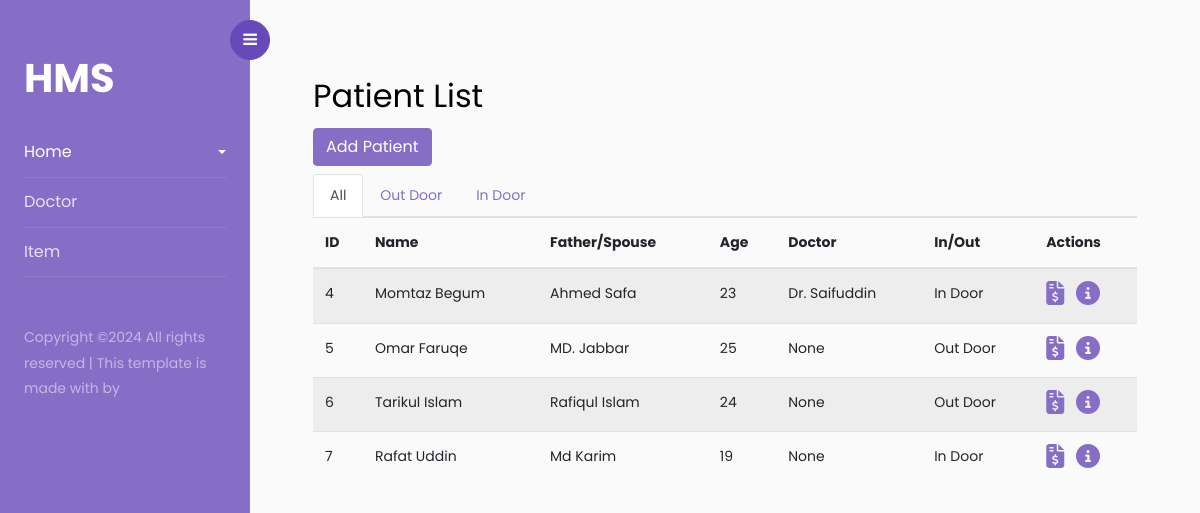
Page /patient/ on the earlier database version.
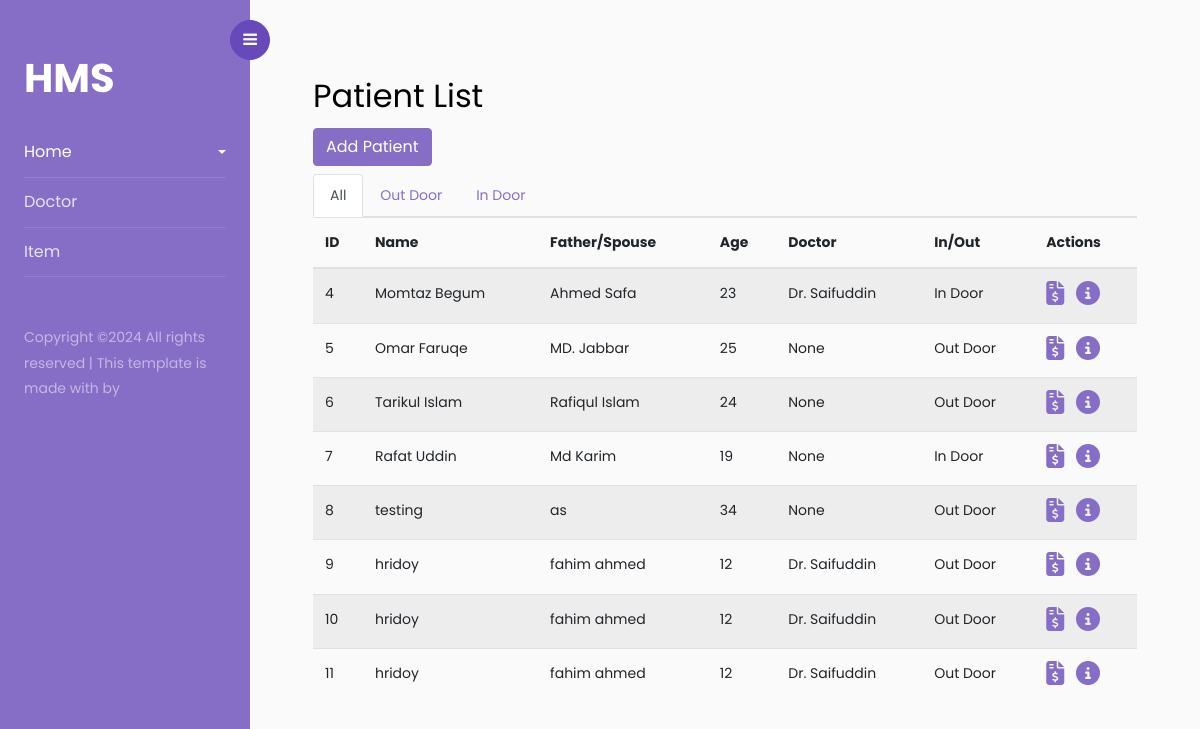
Same page on the later database version.
### bnh/models.py (models this page shows, shortened)
class Patient(models.Model):
    patient_type = models.CharField(max_length=50, choices=admit_type)
    name = models.CharField(max_length=120)
    father = models.CharField(max_length=120)
    mother = models.CharField(max_length=120, blank=True, null=True)
    gender = models.CharField(max_length=50, choices=gender_ch)
    address = models.CharField(max_length=250)
    ref_by = models.CharField(max_length=120, blank=True, null=True)
    doctor = models.ForeignKey(Doctor, on_delete=models.SET_NULL, null=True, blank=True)
    age =  models.IntegerField(default=0)
    mobile = models.CharField(max_length=50)
    bed_no = models.CharField(max_length=50, blank=True, null=True)
    cabin = models.CharField(max_length=50, blank=True, null=True)
    b_group = models.CharField(max_length=50, choices=b_group, blank=True, null=True)
    times_of_visit = models.IntegerField(default=0)
    admit_time = models.DateTimeField(auto_now=True)

class Doctor(models.Model):
    name = models.CharField(max_length=120)
    dc_degree = models.CharField(max_length=120)
    address = models.CharField(max_length=200)
    status = models.CharField(max_length=50, choices=dc_status)
    gender = models.CharField(max_length=50, choices=gender_ch)
    fees = models.IntegerField(blank=True, null=True)
    def __str__(self):
        return self.name

### bnh/views.py (the view)
# urls.py: path('patient/', patient_list, name='patient-list'),
def patient_list(request):
    filter_type = request.GET.get('type')
    if filter_type:
        patient_list = Patient.objects.filter(patient_type=filter_type)
    else:
        patient_list = Patient.objects.all()
    context = {
        'patient_list':patient_list
    }
    return render(request, 'patient_list.html', context)

### bnh/templates/patient_list.html (shortened to what this page needs)
{%extends 'base.html'%}
{% block content %}
<div class="container mt-4">
    <h2>Patient List</h2>
    <a href="{% url 'bnh:create-patient' %}" class="btn btn-primary mb-2" style="color:white;">
        Add Patient
    </a>
    <ul class="nav nav-tabs">
        <li class="nav-item">
          <a id="allFilter" class="nav-link" href="{% url 'bnh:patient-list' %}">All</a>
        </li>
        <li class="nav-item">
          <a id="outDoor" class="nav-link" href="{% url 'bnh:patient-list' %}?type=Out%20Door">Out Door</a>
        </li>
        <li class="nav-item">
          <a id="inDoor" class="nav-link" href="{% url 'bnh:patient-list' %}?type=In%20Door">In Door</a>
        </li>
      </ul>
    <table class="table table-striped">
        <thead>
            <tr>
                <th>ID</th>
                <th>Name</th>
                <th>Father/Spouse</th>
                <th>Age</th>
                <th>Doctor</th>
                <th>In/Out</th>
                <th>Actions</th>
            </tr>
        </thead>
        <tbody>
            {% for patient in patient_list %}
                <tr>
                    <td>{{ patient.id }}</td>
                    <td>{{ patient.name }}</td>
                    <td>{{ patient.father }}</td>
                    <td>{{ patient.age }}</td>
                    <td>{{ patient.doctor }}</td>
                    <td>{{ patient.patient_type }}</td>
                    <td>
                        <a href="{% url 'bnh:bill-list' patient.id %}"><i style="font-size: 1.5rem;" class="fa-solid fa-file-invoice-dollar"></i></a>
                        <a class="ml-2" href="{% url 'bnh:patient-detail' patient.id %}"><i style="font-size: 1.5rem;" class="fa-solid fa-circle-info"></i></a>
                    </td>
                </tr>
            {% endfor %}
        </tbody>
    </table>
</div>
{% endblock content %}

### bnh/templates/base.html (shortened to what this page needs)
{% load static %}
<!doctype html>
<html lang="en">
  <head>
		<link rel="stylesheet" href="https://stackpath.bootstrapcdn.com/font-awesome/4.7.0/css/font-awesome.min.css">
		<link rel="stylesheet" href="{% static 'css/style.css'%}">
  </head>
  <body>
		<div class="wrapper d-flex align-items-stretch">
			<nav id="sidebar">
				<div class="custom-menu">
					<button type="button" id="sidebarCollapse" class="btn btn-primary">
	          <i class="fa fa-bars"></i>
	        </button>
        </div>
				<div class="p-4 pt-5">
		  		<h1><a href="" class="logo">HMS</a></h1>
	        <ul class="list-unstyled components mb-5">
	          <li class="active">
	            <a href="#homeSubmenu" data-toggle="collapse" aria-expanded="false" class="dropdown-toggle">Home</a>
	          </li>
	          <li>
	              <a href="{%url 'bnh:doctor' %}">Doctor</a>
	          </li>
	          <li>
	              <a href="{%url 'bnh:item-list' %}">Item</a>
	          </li>
	        </ul>
	        <div class="footer">
	        	<p>
						  Copyright &copy; All rights reserved | This template is made with  by <a href="https://colorlib.com" target="_blank"></a>
						  </p>
	        </div>
	      </div>
    	</nav>
      <div id="content" class="p-4 p-md-5 pt-5">
        {% block content %}{% endblock content %}
		</div>
  </body>
</html>

Differences in the rows shown:
added Patient: id "8", name "testing", father "as", age "34", doctor "None", patient_type "Out Door"
added Patient: id "9", name "hridoy", father "fahim ahmed", age "12", doctor "Dr. Saifuddin", patient_type "Out Door"
added Patient: id "10", name "hridoy", father "fahim ahmed", age "12", doctor "Dr. Saifuddin", patient_type "Out Door"
added Patient: id "11", name "hridoy", father "fahim ahmed", age "12", doctor "Dr. Saifuddin", patient_type "Out Door"
